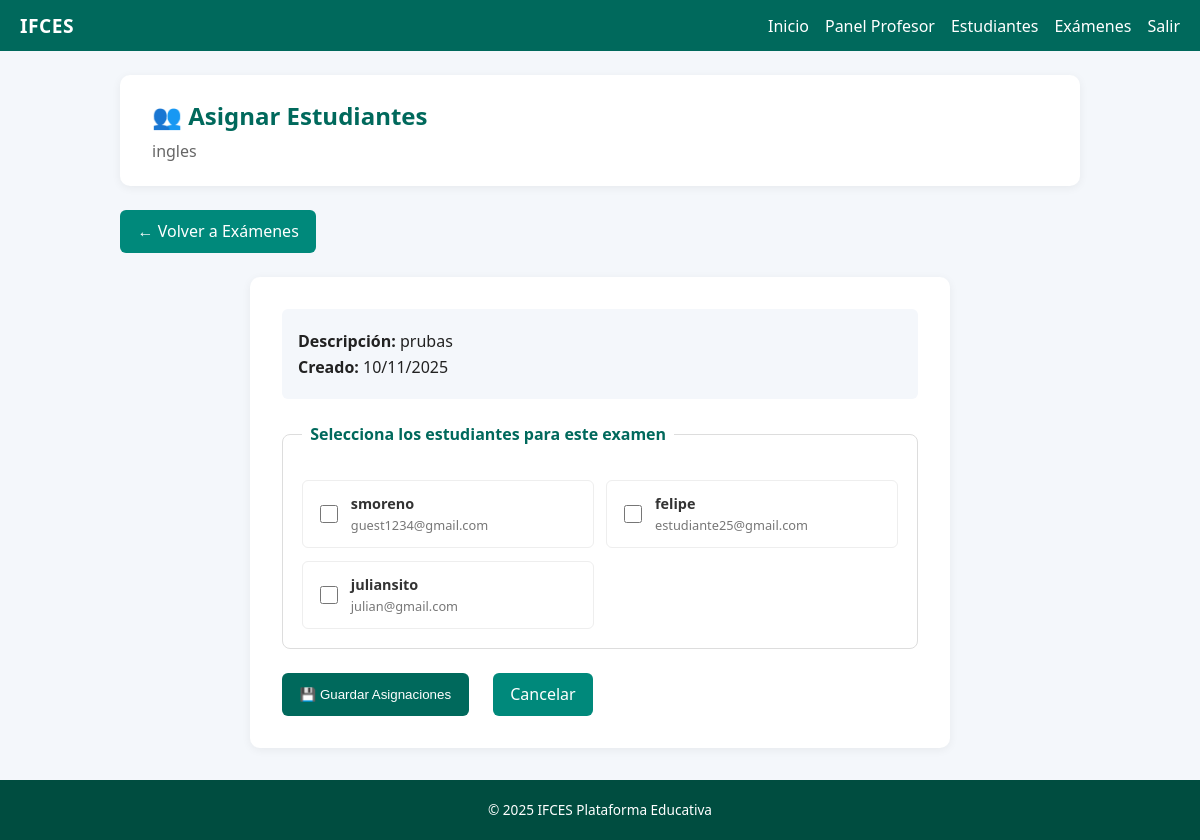
The app's page /profesor/examen/3/asignar (signed in) with its own data.
### app/models.py (models this page shows, shortened)
class Examen(db.Model):
    __tablename__ = "examenes"
    id = db.Column(db.Integer, primary_key=True)
    titulo = db.Column(db.String(200), nullable=False)
    descripcion = db.Column(db.Text)
    fecha_creacion = db.Column(db.DateTime, default=datetime.utcnow)
    duracion_minutos = db.Column(db.Integer, default=60)
    fecha_limite = db.Column(db.DateTime)
    publicado = db.Column(db.Boolean, default=False)
    profesor_id = db.Column(db.Integer, db.ForeignKey('users.id'), nullable=False)
    categoria_id = db.Column(db.Integer, db.ForeignKey('categorias.id'))
    intentos_maximos = db.Column(db.Integer, default=1)  # número de intentos permitidos
    mostrar_respuestas = db.Column(db.Boolean, default=True)  # mostrar respuestas correctas después
    barajar_preguntas = db.Column(db.Boolean, default=False)  # randomizar orden preguntas
    calificacion_minima = db.Column(db.Float, default=60.0)  # porcentaje mínimo para aprobar
    preguntas = db.relationship('Pregunta', backref='examen', lazy=True, cascade='all, delete-orphan')
    resultados = db.relationship('ExamenResultado', backref='examen', lazy=True, cascade='all, delete-orphan')

class User(UserMixin, db.Model):
    __tablename__ = "users"
    id = db.Column(db.Integer, primary_key=True)
    username = db.Column(db.String(50), unique=True, nullable=False)
    email = db.Column(db.String(120), unique=True, nullable=False, index=True)
    password_hash = db.Column(db.String(255), nullable=False)
    role = db.Column(db.String(20), nullable=False, default="estudiante")
    is_active = db.Column(db.Boolean, default=True, nullable=False)
    created_at = db.Column(db.DateTime, default=datetime.utcnow)
    examenes_creados = db.relationship('Examen', backref='profesor', lazy=True, foreign_keys='Examen.profesor_id')
    examenes_asignados = db.relationship('Examen', secondary=estudiante_examen, backref=db.backref('estudiantes', lazy='dynamic'))

### app/profesor/__init__.py (the view, shortened to what this page needs)
@profesor_bp.route("/examen/<int:id>/asignar", methods=["GET", "POST"])
@login_required
@role_required("profesor")
def asignar_examen(id):
    examen = Examen.query.get_or_404(id)
    if examen.profesor_id != current_user.id:
        flash("No tienes permiso para gestionar este examen", "danger")
        return redirect(url_for("profesor.lista_examenes"))
    estudiantes = User.query.filter_by(role="estudiante", is_active=True).all()
    asignados_ids = [e.id for e in examen.estudiantes.all()]
    return render_template("profesor/asignar_examen.html",
                         examen=examen,
                         estudiantes=estudiantes,
                         asignados_ids=asignados_ids)

### app/models.py (called while the page is built)
@login_manager.user_loader
def load_user(user_id):  # pragma: no cover
    return User.query.get(int(user_id))

### app/templates/profesor/asignar_examen.html (shortened to what this page needs)
{% extends 'layout.html' %}
{% block content %}
<div class="dashboard-header">
  <h2>👥 Asignar Estudiantes</h2>
  <p class="welcome">{{ examen.titulo }}</p>
</div>
<div class="action-bar">
  <a href="{{ url_for('profesor.lista_examenes') }}" class="btn btn-secondary">← Volver a Exámenes</a>
</div>
<div class="form-container">
  <form method="post" class="form-horizontal">
    <div class="examen-info">
      <p><strong>Descripción:</strong> {{ examen.descripcion or 'Sin descripción' }}</p>
      <p><strong>Creado:</strong> {{ examen.fecha_creacion.strftime('%d/%m/%Y') }}</p>
    </div>
    <fieldset class="estudiantes-selection">
      <legend>Selecciona los estudiantes para este examen</legend>
      {% if estudiantes %}
        <div class="checkbox-grid">
          {% for estudiante in estudiantes %}
            <label class="checkbox-label">
              <input type="checkbox" name="estudiantes" value="{{ estudiante.id }}"
                     {{ 'checked' if estudiante.id in asignados_ids }}>
              <span class="checkbox-text">
                <strong>{{ estudiante.username }}</strong>
                <small>{{ estudiante.email }}</small>
              </span>
            </label>
          {% endfor %}
        </div>
      {% else %}
        <p class="no-data">No hay estudiantes activos disponibles</p>
      {% endif %}
    </fieldset>
    <div class="form-actions">
      <button type="submit" class="btn btn-primary">💾 Guardar Asignaciones</button>
      <a href="{{ url_for('profesor.lista_examenes') }}" class="btn btn-secondary">Cancelar</a>
    </div>
  </form>
</div>
{% endblock %}

### app/static/css/styles.css (style rules this page uses)
body { margin:0;font-family:'Segoe UI',Arial,sans-serif;background:#f4f7fb;color:#222; }
.btn { background:#00695c;color:#fff;padding:.65rem 1.1rem;border:none;border-radius:6px;text-decoration:none;display:inline-block;margin-right:.5rem;cursor:pointer;font-weight:500;transition:filter .2s; }
.btn-secondary { background:#00897b; }
.btn-primary { background:#00695c; }
.dashboard-header { background:#fff;padding:1.5rem 2rem;border-radius:10px;box-shadow:0 2px 10px rgba(0,0,0,.06);margin-bottom:1.5rem; }
.dashboard-header h2 { margin:0 0 .5rem;color:#00695c; }
.dashboard-header .welcome { margin:0;color:#666;font-size:1rem; }
.action-bar { display:flex;justify-content:space-between;align-items:center;margin-bottom:1.5rem;flex-wrap:wrap;gap:.8rem; }
.form-container { max-width:700px;margin:0 auto; }
.form-horizontal { background:#fff;padding:2rem;border-radius:10px;box-shadow:0 2px 10px rgba(0,0,0,.06); }
.form-actions { display:flex;gap:1rem;margin-top:1.5rem;flex-wrap:wrap; }
.examen-info { background:#f4f7fb;padding:1rem;border-radius:6px;margin-bottom:1.5rem; }
.examen-info p { margin:.3rem 0; }
.estudiantes-selection { border:1px solid #ddd;border-radius:8px;padding:1.2rem;margin:1rem 0; }
.estudiantes-selection legend { font-weight:600;color:#00695c;padding:0 .5rem; }
.checkbox-grid { display:grid;grid-template-columns:repeat(auto-fill,minmax(250px,1fr));gap:.8rem;margin-top:1rem; }
.checkbox-label { display:flex;align-items:center;padding:.8rem;border-radius:6px;cursor:pointer;transition:background .2s;border:1px solid #eee; }
.checkbox-label input[type="checkbox"] { margin-right:.8rem;width:18px;height:18px;cursor:pointer; }
.checkbox-label .checkbox-text { display:flex;flex-direction:column; }
.checkbox-label strong { color:#333;font-size:.9rem; }
.checkbox-label small { color:#777;font-size:.8rem;margin-top:.2rem; }

### records on screen
Examen: titulo "ingles", descripcion "prubas", fecha_creacion "10/11/2025"
User: username "smoreno", email "guest1234@gmail.com"
User: username "felipe", email "estudiante25@gmail.com"
User: username "juliansito", email "julian@gmail.com"
